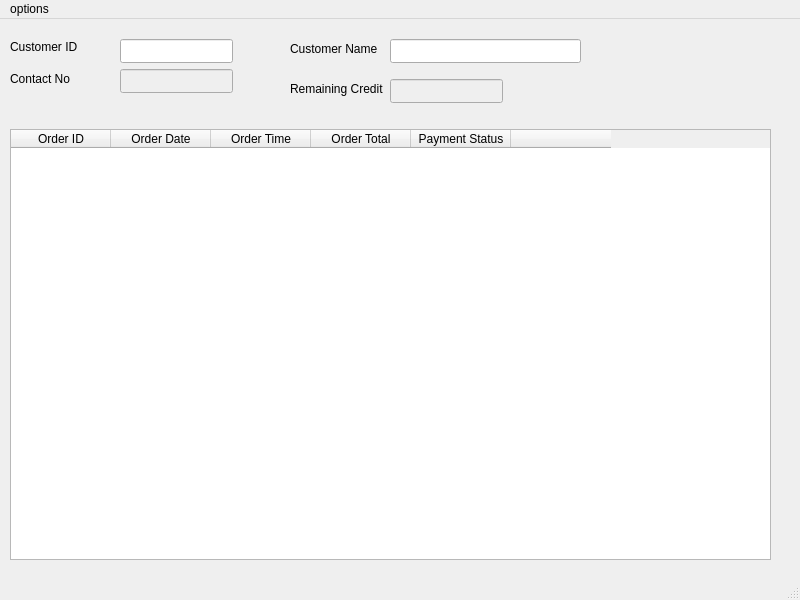
<?xml version="1.0" encoding="UTF-8"?>
<ui version="4.0">
 <class>MainWindow</class>
 <widget class="QMainWindow" name="MainWindow">
  <property name="geometry">
   <rect>
    <x>0</x>
    <y>0</y>
    <width>800</width>
    <height>600</height>
   </rect>
  </property>
  <property name="windowTitle">
   <string>MainWindow</string>
  </property>
  <widget class="QWidget" name="centralwidget">
   <widget class="QLineEdit" name="lineEdit_2">
    <property name="enabled">
     <bool>true</bool>
    </property>
    <property name="geometry">
     <rect>
      <x>390</x>
      <y>20</y>
      <width>191</width>
      <height>24</height>
     </rect>
    </property>
   </widget>
   <widget class="QLineEdit" name="lineEdit_8">
    <property name="enabled">
     <bool>false</bool>
    </property>
    <property name="geometry">
     <rect>
      <x>120</x>
      <y>50</y>
      <width>113</width>
      <height>24</height>
     </rect>
    </property>
    <property name="text">
     <string/>
    </property>
   </widget>
   <widget class="QTableWidget" name="tableWidget">
    <property name="geometry">
     <rect>
      <x>10</x>
      <y>110</y>
      <width>761</width>
      <height>431</height>
     </rect>
    </property>
    <property name="sizePolicy">
     <sizepolicy hsizetype="Expanding" vsizetype="Expanding">
      <horstretch>0</horstretch>
      <verstretch>0</verstretch>
     </sizepolicy>
    </property>
    <property name="minimumSize">
     <size>
      <width>761</width>
      <height>431</height>
     </size>
    </property>
    <property name="sortingEnabled">
     <bool>false</bool>
    </property>
    <column>
     <property name="text">
      <string>Order ID</string>
     </property>
    </column>
    <column>
     <property name="text">
      <string>Order Date</string>
     </property>
    </column>
    <column>
     <property name="text">
      <string>Order Time</string>
     </property>
    </column>
    <column>
     <property name="text">
      <string>Order Total</string>
     </property>
    </column>
    <column>
     <property name="text">
      <string>Payment Status</string>
     </property>
    </column>
    <column>
     <property name="text">
      <string/>
     </property>
    </column>
   </widget>
   <widget class="QLabel" name="label_3">
    <property name="geometry">
     <rect>
      <x>10</x>
      <y>20</y>
      <width>71</width>
      <height>16</height>
     </rect>
    </property>
    <property name="text">
     <string>Customer ID</string>
    </property>
   </widget>
   <widget class="QLineEdit" name="lineEdit">
    <property name="enabled">
     <bool>true</bool>
    </property>
    <property name="geometry">
     <rect>
      <x>120</x>
      <y>20</y>
      <width>113</width>
      <height>24</height>
     </rect>
    </property>
    <property name="text">
     <string/>
    </property>
   </widget>
   <widget class="QLabel" name="label_9">
    <property name="geometry">
     <rect>
      <x>10</x>
      <y>50</y>
      <width>81</width>
      <height>20</height>
     </rect>
    </property>
    <property name="text">
     <string>Contact No</string>
    </property>
   </widget>
   <widget class="QLabel" name="label_4">
    <property name="geometry">
     <rect>
      <x>290</x>
      <y>20</y>
      <width>91</width>
      <height>20</height>
     </rect>
    </property>
    <property name="text">
     <string>Customer Name</string>
    </property>
   </widget>
   <widget class="QLabel" name="label_10">
    <property name="geometry">
     <rect>
      <x>290</x>
      <y>60</y>
      <width>101</width>
      <height>20</height>
     </rect>
    </property>
    <property name="text">
     <string>Remaining Credit</string>
    </property>
   </widget>
   <widget class="QLineEdit" name="lineEdit_9">
    <property name="enabled">
     <bool>false</bool>
    </property>
    <property name="geometry">
     <rect>
      <x>390</x>
      <y>60</y>
      <width>113</width>
      <height>24</height>
     </rect>
    </property>
    <property name="text">
     <string/>
    </property>
   </widget>
  </widget>
  <widget class="QMenuBar" name="menubar">
   <property name="geometry">
    <rect>
     <x>0</x>
     <y>0</y>
     <width>800</width>
     <height>22</height>
    </rect>
   </property>
   <widget class="QMenu" name="menuoptions">
    <property name="title">
     <string>options</string>
    </property>
   </widget>
   <addaction name="menuoptions"/>
  </widget>
  <widget class="QStatusBar" name="statusbar"/>
 </widget>
 <resources/>
 <connections/>
</ui>
